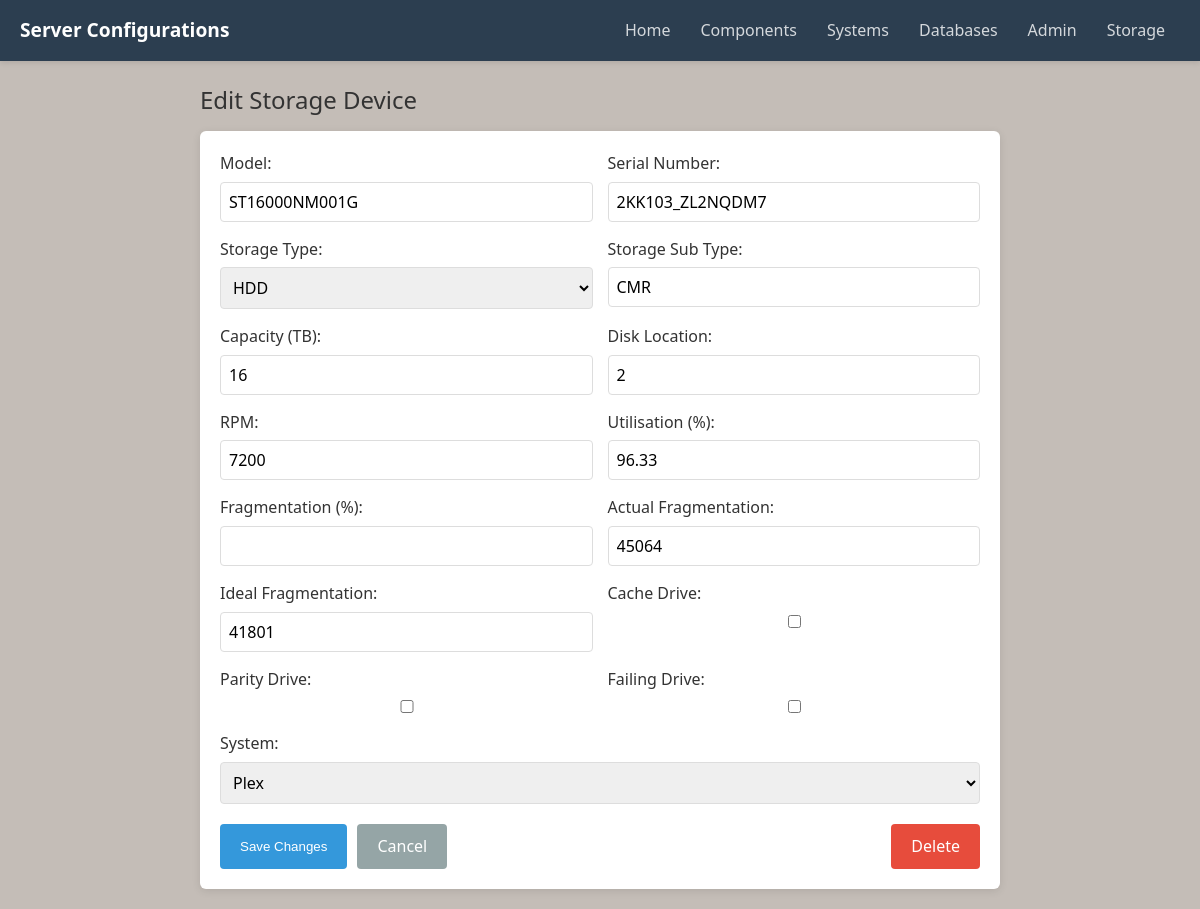
/components/edit-storage/4/, run on the app's committed database.
### server_deployments/models.py (models this page shows, shortened)
class StorageDevice(models.Model):
    disk_location = models.PositiveIntegerField(null=True, blank=True)
    model = models.CharField(max_length=255)
    serial_number = models.CharField(max_length=255, null=True, blank=True)
    storage_type = models.CharField(max_length=10, choices=[('HDD', 'HDD'), ('SSD', 'SSD'), ('NVMe', 'NVMe')])
    storage_sub_type = models.CharField(max_length=255, null=True, blank=True)
    capacity_tb = models.PositiveIntegerField()
    rpm = models.PositiveIntegerField(blank=True, null=True)
    failure = models.BooleanField(default=False)
    cache = models.BooleanField(default=False)
    parity = models.BooleanField(default=False)
    utilisation = models.DecimalField(max_digits=5, decimal_places=2, default=0.0, help_text="Percentage of drive used")
    actual_fragmentation = models.PositiveIntegerField(null=True, blank=True)
    ideal_fragmentation = models.PositiveIntegerField(null=True, blank=True)
    fragmentation = models.DecimalField(max_digits=5, decimal_places=2, null=True, blank=True, help_text="Fragmentation percentage")

### server_deployments/views.py (the view)
# urls.py: path('components/edit-storage/<int:storage_id>/', views.edit_storage, name='edit_storage'),
def edit_storage(request, storage_id):
    storage = get_object_or_404(StorageDevice, id=storage_id)
    current_system = None
    for system in System.objects.all():
        if storage in system.storage_devices.all():
            current_system = system
            break
    if request.method == 'POST':
        form = StorageDeviceForm(request.POST, instance=storage)
        if form.is_valid():
            storage = form.save()
            new_system_id = request.POST.get('system')
            if current_system:
                current_system.storage_devices.remove(storage)
            if new_system_id and new_system_id != '':
                try:
                    new_system = System.objects.get(id=new_system_id)
                    new_system.storage_devices.add(storage)
                except System.DoesNotExist:
                    pass
            return redirect('storage_view')
    else:
        form = StorageDeviceForm(instance=storage)
    return render(request, 'server_deployments/edit_storage.html', {
        'form': form,
        'storage': storage,
        'title': 'Edit Storage Device',
        'systems': System.objects.all(),
        'current_system': current_system
    })

### server_deployments/forms.py
class StorageDeviceForm(forms.ModelForm):
    class Meta:
        model = StorageDevice
        fields = '__all__'

### server_deployments/templates/server_deployments/edit_storage.html (shortened to what this page needs)
{% extends "base.html" %}
{% load static %}
{% block content %}
<div class="container">
  <h2>{{ title }}</h2>
  <form method="post" class="form">
    <div class="form-grid">
        <div class="form-group">
            <label for="{{ form.model.id_for_label }}">Model:</label>
            {{ form.model }}
        </div>
        <div class="form-group">
            <label for="{{ form.serial_number.id_for_label }}">Serial Number:</label>
            {{ form.serial_number }}
        </div>
        <div class="form-group">
            <label for="{{ form.storage_type.id_for_label }}">Storage Type:</label>
            {{ form.storage_type }}
        </div>
        <div class="form-group">
            <label for="{{ form.storage_sub_type.id_for_label }}">Storage Sub Type:</label>
            {{ form.storage_sub_type }}
        </div>
        <div class="form-group">
            <label for="{{ form.capacity_tb.id_for_label }}">Capacity (TB):</label>
            {{ form.capacity_tb }}
        </div>
        <div class="form-group">
            <label for="{{ form.disk_location.id_for_label }}">Disk Location:</label>
            {{ form.disk_location }}
        </div>
        <div class="form-group">
            <label for="{{ form.rpm.id_for_label }}">RPM:</label>
            {{ form.rpm }}
        </div>
        <div class="form-group">
            <label for="{{ form.utilisation.id_for_label }}">Utilisation (%):</label>
            {{ form.utilisation }}
        </div>
        <div class="form-group">
            <label for="{{ form.fragmentation.id_for_label }}">Fragmentation (%):</label>
            {{ form.fragmentation }}
        </div>
        <div class="form-group">
            <label for="{{ form.actual_fragmentation.id_for_label }}">Actual Fragmentation:</label>
            {{ form.actual_fragmentation }}
        </div>
        <div class="form-group">
            <label for="{{ form.ideal_fragmentation.id_for_label }}">Ideal Fragmentation:</label>
            {{ form.ideal_fragmentation }}
        </div>
        <div class="form-group">
            <label for="{{ form.cache.id_for_label }}">Cache Drive:</label>
            {{ form.cache }}
        </div>
        <div class="form-group">
            <label for="{{ form.parity.id_for_label }}">Parity Drive:</label>
            {{ form.parity }}
        </div>
        <div class="form-group">
            <label for="{{ form.failure.id_for_label }}">Failing Drive:</label>
            {{ form.failure }}
        </div>
        <div class="form-group full-width">
            <label for="system">System:</label>
            <select id="system" name="system">
                {% for sys in systems %}
                    <option value="{{ sys.id }}" {% if current_system and current_system.id == sys.id %}selected{% endif %}>
                        {{ sys.name }}
                    </option>
                {% endfor %}
            </select>
        </div>
    </div>
    <div class="button-row">
        <button type="submit" class="submit-btn">Save Changes</button>
        <a href="{% url 'storage_view' %}" class="cancel-btn">Cancel</a>
        <a href="{% url 'delete_storage' storage.id %}" class="delete-btn" onclick="return confirm('Are you sure you want to delete this drive?')">Delete</a>
    </div>
</form>
</div>
{% endblock %}

### static/css/styles.css (style rules this page uses)
body { font-family: 'Segoe UI', Tahoma, Geneva, Verdana, sans-serif; line-height: 1.6; color: #333; background-color: #c4bdb7; margin: 0; padding: 0; }
h1, h2, h3, h4, h5, h6 { font-weight: 500; margin-top: 0; margin-bottom: 12px; }
a { color: #3498db; text-decoration: none; }
input, select, textarea { font-family: inherit; font-size: inherit; }

### server_deployments/templates/server_deployments/edit_storage.html (style rules this page uses)
.container { max-width: 800px; margin: 0 auto; padding: 20px; }
.form { background-color: white; padding: 20px; border-radius: 6px; box-shadow: 0 2px 8px rgba(0,0,0,0.1); }
.form-grid { display: grid; grid-template-columns: repeat(2, 1fr); gap: 15px; margin-bottom: 20px; }
.form-group { display: flex; flex-direction: column; }
.form-group.full-width { grid-column: span 2; }
.form-group label { margin-bottom: 5px; font-weight: 500; }
.form-group input, .form-group select { padding: 8px; border: 1px solid #ddd; border-radius: 4px; }
.button-row { display: flex; justify-content: flex-end; gap: 10px; margin-top: 20px; }
.submit-btn { background-color: #3498db; color: white; padding: 10px 20px; border: none; border-radius: 4px; cursor: pointer; }
.cancel-btn { display: inline-block; background-color: #95a5a6; color: white; padding: 10px 20px; border-radius: 4px; text-decoration: none; }
.delete-btn { background-color: #e74c3c; color: white; padding: 10px 20px; text-decoration: none; border-radius: 4px; margin-left: auto; }
.button-row { display: flex; gap: 10px; margin-top: 20px; }

### data on the page
StorageDevice: model "ST16000NM001G", serial_number "2KK103_ZL2NQDM7", storage_type "HDD", storage_sub_type "CMR", capacity_tb "16", disk_location "2", rpm "7200", utilisation "96.33", actual_fragmentation "45064", ideal_fragmentation "41801"

### other printed values
{{ title }} "Edit Storage Device"
form field system "Plex"
